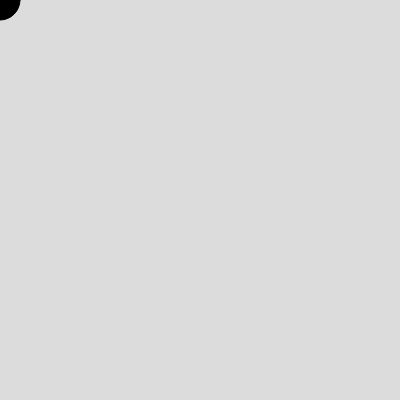
Frame 1 (no input)
Frame 60 (no input): identical to frame 1, image omitted
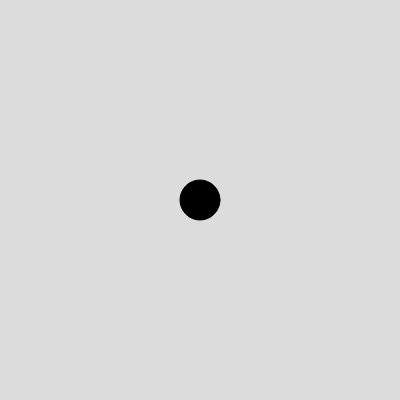
Frame 120 (the mouse pressed at the canvas centre since frame 60)

The p5.js sketch that drew these frames (run headless with seeded random() and noise() and a simulated clock; from frame 60 on, the mouse is pressed at the canvas centre):

// p5.js sketch
// ── sketch.js
var val = 0;
function setup() {
  createCanvas(400, 400);
}

function draw() {
  background(220);
  fill(val);
  ellipse( mouseX, mouseY, 40, 40);
}

function mouseClicked(){
  if (val === 0 ){
    val = 255;
  }else{
    val = 0;
  }
}
